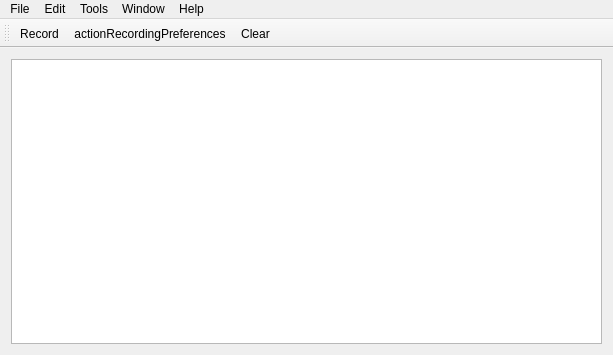
<?xml version="1.0" encoding="UTF-8"?>
<ui version="4.0">
 <class>MainWindow</class>
 <widget class="QMainWindow" name="MainWindow">
  <property name="geometry">
   <rect>
    <x>0</x>
    <y>0</y>
    <width>613</width>
    <height>355</height>
   </rect>
  </property>
  <property name="windowTitle">
   <string>Drummy - Record drums</string>
  </property>
  <widget class="QWidget" name="centralWidget">
   <layout class="QVBoxLayout" name="verticalLayout">
    <item>
     <layout class="QHBoxLayout" name="horizontalLayout_3">
      <item>
       <widget class="QTextEdit" name="textEdit">
        <property name="palette">
         <palette>
          <active>
           <colorrole role="Base">
            <brush brushstyle="SolidPattern">
             <color alpha="255">
              <red>255</red>
              <green>255</green>
              <blue>255</blue>
             </color>
            </brush>
           </colorrole>
          </active>
          <inactive>
           <colorrole role="Base">
            <brush brushstyle="SolidPattern">
             <color alpha="255">
              <red>255</red>
              <green>255</green>
              <blue>255</blue>
             </color>
            </brush>
           </colorrole>
          </inactive>
          <disabled>
           <colorrole role="Base">
            <brush brushstyle="SolidPattern">
             <color alpha="255">
              <red>255</red>
              <green>255</green>
              <blue>255</blue>
             </color>
            </brush>
           </colorrole>
          </disabled>
         </palette>
        </property>
        <property name="font">
         <font>
          <family>Monaco</family>
         </font>
        </property>
       </widget>
      </item>
     </layout>
    </item>
   </layout>
  </widget>
  <widget class="QMenuBar" name="menuBar">
   <property name="geometry">
    <rect>
     <x>0</x>
     <y>0</y>
     <width>613</width>
     <height>22</height>
    </rect>
   </property>
   <widget class="QMenu" name="menuTools">
    <property name="title">
     <string>Tools</string>
    </property>
    <addaction name="actionPreferences"/>
    <addaction name="actionClear"/>
   </widget>
   <widget class="QMenu" name="menuHelp">
    <property name="title">
     <string>Help</string>
    </property>
    <addaction name="actionAbout"/>
    <addaction name="actionHelp"/>
   </widget>
   <widget class="QMenu" name="menuFile">
    <property name="title">
     <string>File</string>
    </property>
    <addaction name="actionQuit"/>
   </widget>
   <widget class="QMenu" name="menuEdit">
    <property name="title">
     <string>Edit</string>
    </property>
    <addaction name="actionCut"/>
    <addaction name="actionCopy"/>
    <addaction name="actionPaste"/>
    <addaction name="actionDelete"/>
    <addaction name="separator"/>
    <addaction name="actionSelect_All"/>
   </widget>
   <widget class="QMenu" name="menuWindow">
    <property name="title">
     <string>Window</string>
    </property>
    <addaction name="actionFullscreen"/>
   </widget>
   <addaction name="menuFile"/>
   <addaction name="menuEdit"/>
   <addaction name="menuTools"/>
   <addaction name="menuWindow"/>
   <addaction name="menuHelp"/>
  </widget>
  <widget class="QToolBar" name="toolBar">
   <property name="windowTitle">
    <string>toolBar</string>
   </property>
   <attribute name="toolBarArea">
    <enum>TopToolBarArea</enum>
   </attribute>
   <attribute name="toolBarBreak">
    <bool>false</bool>
   </attribute>
   <addaction name="actionRecord"/>
   <addaction name="actionActionRecordingPreferences"/>
   <addaction name="actionClear"/>
  </widget>
  <action name="actionPreferences">
   <property name="text">
    <string>Preferences</string>
   </property>
   <property name="toolTip">
    <string>edit settings</string>
   </property>
   <property name="menuRole">
    <enum>QAction::PreferencesRole</enum>
   </property>
  </action>
  <action name="actionAbout">
   <property name="text">
    <string>About</string>
   </property>
   <property name="toolTip">
    <string>about this app</string>
   </property>
   <property name="menuRole">
    <enum>QAction::AboutRole</enum>
   </property>
  </action>
  <action name="actionQuit">
   <property name="text">
    <string>Quit</string>
   </property>
   <property name="toolTip">
    <string>quit application</string>
   </property>
   <property name="statusTip">
    <string extracomment="quit application"/>
   </property>
   <property name="menuRole">
    <enum>QAction::QuitRole</enum>
   </property>
  </action>
  <action name="actionRecord">
   <property name="icon">
    <iconset resource="icons.qrc">
     <normaloff>:/images/record_off_32.png</normaloff>
     <normalon>:/images/record_32.png</normalon>
     <activeoff>:/images/record_off_active_32.png</activeoff>
     <activeon>:/images/record_32.png</activeon>:/images/record_off_32.png</iconset>
   </property>
   <property name="text">
    <string>Record</string>
   </property>
   <property name="toolTip">
    <string>click to record a drum sequence</string>
   </property>
   <property name="statusTip">
    <string>click to record a drum sequence</string>
   </property>
   <property name="whatsThis">
    <string>The record button</string>
   </property>
   <property name="shortcut">
    <string>Ctrl+Shift+R</string>
   </property>
  </action>
  <action name="actionCut">
   <property name="text">
    <string>Cut</string>
   </property>
   <property name="shortcut">
    <string>Ctrl+X</string>
   </property>
  </action>
  <action name="actionCopy">
   <property name="text">
    <string>Copy</string>
   </property>
   <property name="shortcut">
    <string>Ctrl+C</string>
   </property>
  </action>
  <action name="actionPaste">
   <property name="text">
    <string>Paste</string>
   </property>
   <property name="shortcut">
    <string>Ctrl+V</string>
   </property>
  </action>
  <action name="actionDelete">
   <property name="text">
    <string>Delete</string>
   </property>
  </action>
  <action name="actionSelect_All">
   <property name="text">
    <string>Select All</string>
   </property>
   <property name="shortcut">
    <string>Ctrl+A</string>
   </property>
  </action>
  <action name="actionHelp">
   <property name="text">
    <string>Help</string>
   </property>
  </action>
  <action name="actionFullscreen">
   <property name="text">
    <string>Fullscreen</string>
   </property>
  </action>
  <action name="actionActionRecordingPreferences">
   <property name="icon">
    <iconset resource="icons.qrc">
     <normaloff>:/images/preferences_system_32.png</normaloff>:/images/preferences_system_32.png</iconset>
   </property>
   <property name="text">
    <string>actionRecordingPreferences</string>
   </property>
   <property name="toolTip">
    <string>Recording preferences</string>
   </property>
  </action>
  <action name="actionClear">
   <property name="text">
    <string>Clear</string>
   </property>
   <property name="toolTip">
    <string>clear recorded drums</string>
   </property>
  </action>
 </widget>
 <layoutdefault spacing="6" margin="11"/>
 <resources>
  <include location="icons.qrc"/>
 </resources>
 <connections/>
</ui>
